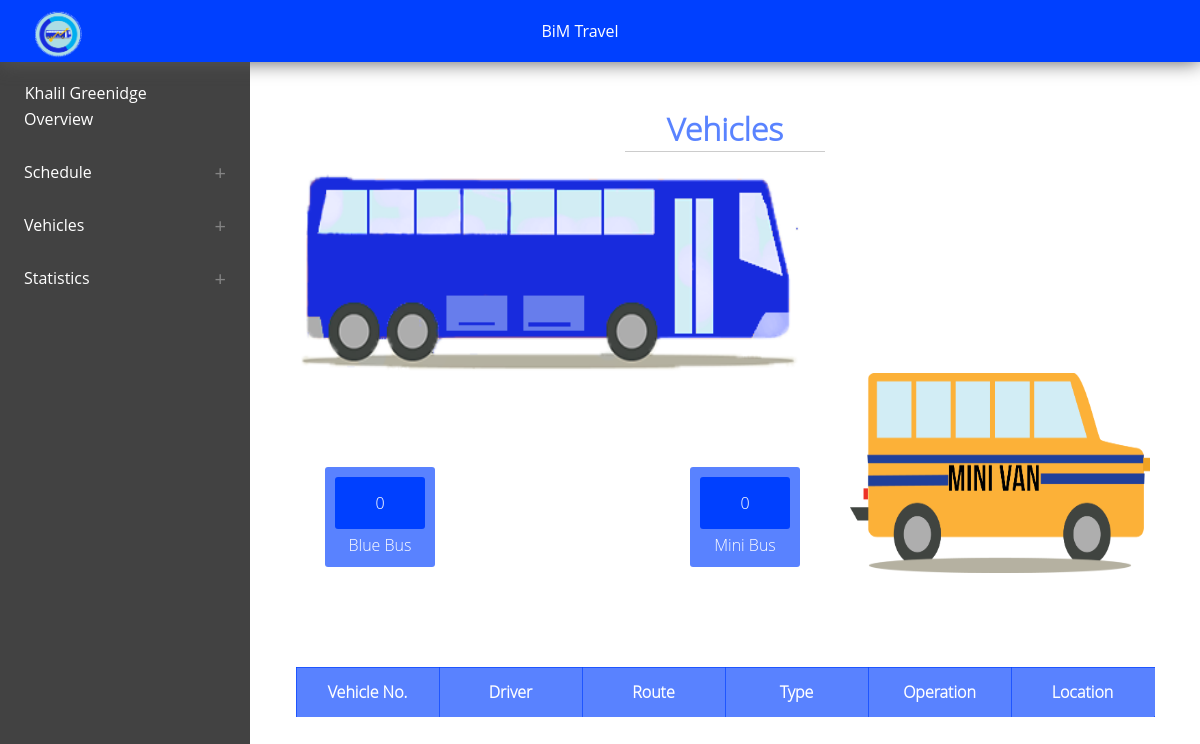
Page /vehicles.php on the earlier database version.
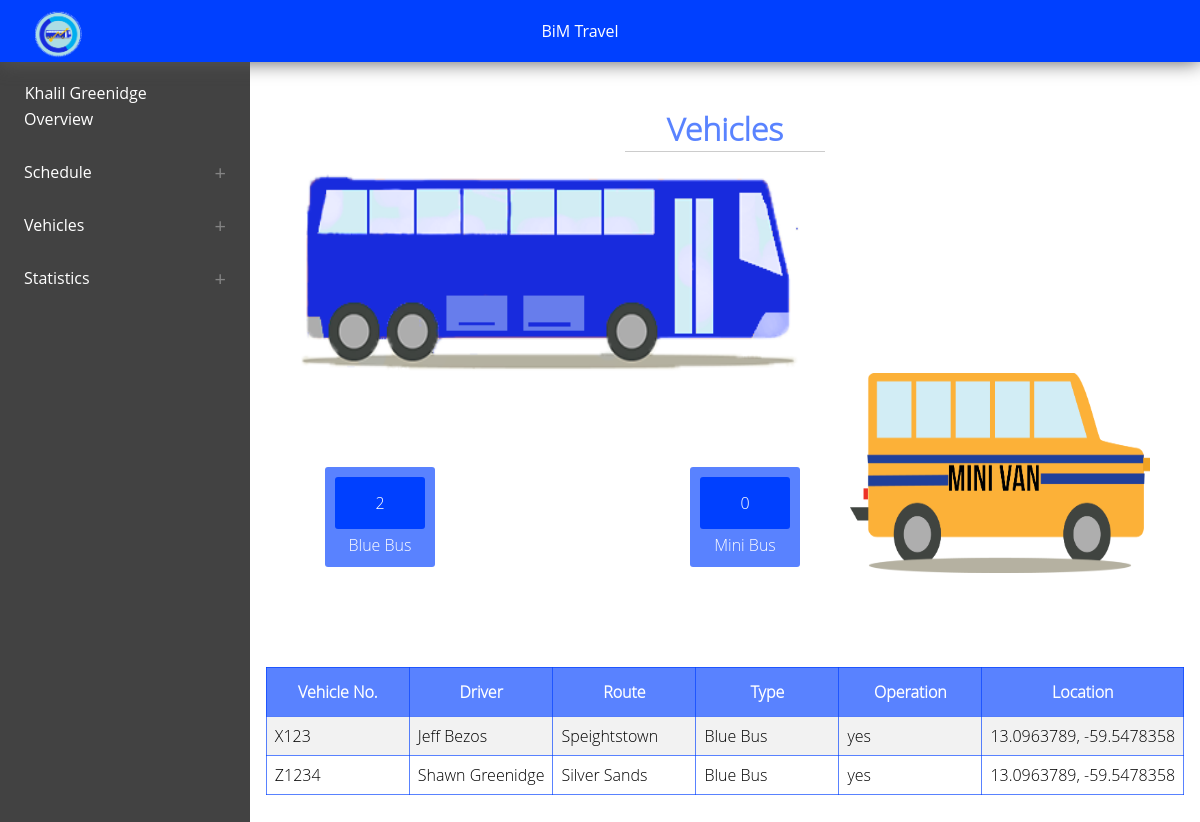
Same page on the later database version.
### tables this page shows
CREATE TABLE `vehicles` (
  `id` int(11) NOT NULL,
  `vehicle_no` text NOT NULL,
  `driver` varchar(30) NOT NULL,
  `route` varchar(30) NOT NULL,
  `type` varchar(20) NOT NULL,
  `operational` varchar(3) NOT NULL,
  `avgfuelconsumption` double NOT NULL,
  `milleage` double NOT NULL,
  `location` text DEFAULT NULL
);

### display.php (the view, shortened to what this page needs)
<?php
	$server = "localhost";
	$user = "root";
	$pwd = "";
	$db = "bimtravel";
	$con = mysqli_connect($server, $user, $pwd, $db);
	$sql = "SELECT * FROM vehicles WHERE Type='blue bus'";
	$q = mysqli_query($con, $sql);
	$type1 = mysqli_num_rows($q);
	$sql2 = "SELECT * FROM vehicles WHERE Type='mini bus'";
	$q2 = mysqli_query($con, $sql2);
	$type2 = mysqli_num_rows($q2)
?>
	<div id="display">
		<div id="imgs">
			<img src="imgs/bus.png" style="width: 500px;"/>
			<img src="imgs/minivan.png" style="float: right;" />
		</div>
		<br/><br/>
		<div id="counter-container">
			<div class="counter" style="float: left">
				<span class="inner-counter"><?php echo $type1;?></span>
				<span class="smalltext">Blue Bus</span>
			</div>
			<div class="counter" style="float: right;">
				<span class="inner-counter"><?php echo $type2;?></span>
				<span class="smalltext">Mini Bus</span>
			</div>
		</div>
	</div>
	<table>
			<tr>
				<th>Vehicle No.</th>
				<th>Driver</th>
				<th>Route</th>
				<th>Type</th>
				<th>Operation</th>
				<th>Location</th>
			</tr>
			<?php
				$sql = "SELECT * FROM vehicles";
				$q = mysqli_query($con, $sql);
				if(!$con || !$db ||!$q ){
					die('Error: '.mysqli_error($con));
					echo 'something went wrong';
				}
				else{
					while($row = mysqli_fetch_assoc($q)){
						echo '
						<tr>
							<td> '.$row["vehicle_no"].'</td>
							<td> '.$row["driver"].'</td>
							<td> '.$row["route"].'</td>
							<td> '.$row["type"].'</td>
							<td> '.$row["operational"].'</td>
							<td> '.$row["location"].'</td>
						</tr>
						';
					}
				}
			?>
		</table>

### head&nav.php (shortened to what this page needs)
<!DOCTYPE html>
<head>
	<link rel="stylesheet" type="text/css" href="style.css" >
	<link rel="stylesheet" href="https://maxcdn.bootstrapcdn.com/font-awesome/4.4.0/css/font-awesome.min.css" />
</head>
<body>
<div id="wrap">
	<div id="head">
		<ul>
			<li style="width: 9%"><img src="imgs/logo.png" width="60px" height="60px" /></li>
			<li style="width: 75%">BiM Travel</li>
			<li style="width: 14.3%;">Khalil Greenidge</li>
		</ul>
	</div>
	<div id="nav">
		<button class="accordion"><a href="index.php">Overview</a></button>
		<button class="accordion"><a>Schedule <span></span></a></button>
		<button class="accordion"><a>Vehicles <span></span></a></button>
		<button class="accordion"><a>Statistics <span></span></a></button>
	</div>

### vehicles.php
<?php include 'head&nav.php';?>
	<div class="content" id="vehicle">
		<h1>Vehicles</h1>
		<?php include 'display.php';?>
	</div>
</div>
</body>
</html>

### style.css (style rules this page uses)
body { margin: 0; }
ul { list-style-type: none; margin: 0; padding: 0; }
a { text-decoration: none; color: inherit; display: block; }
#wrap { margin: 0; width: 100%; min-height: 100%; }
#head { height: 62px; background-color: #0040FF; margin: 0; color: white; position: fixed; top: 0; z-index: 1; width: 100%; box-sizing: border-box; font-family: "open sans"; box-shadow: 0px 0px 20px #585858; }
#head ul { height: inherit; }
#head li { height: inherit; display: inline-block; line-height: 62px; text-align: center; float: left; min-width: 130px; }
#nav { width: 250px; height: 100%; position: fixed; top: 62px; margin: 0; background-color: #424242; color: white; font-weight: 800; font-size: 16px; padding: 30px 0px; box-sizing: border-box; overflow-x: hidden; }
button.accordion { color: white; cursor: pointer; height: 53px; font-family: "Open sans"; line-height: 53px; width: 100%; text-align: left; border: none; background-color: inherit; outline: none; transition: border 0.1s; -webkit-transition: border 0.1s linear; font-size: inherit; }
button.accordion a { height: inherit; width: inherit; padding: 0 18px; box-sizing: border-box; }
button.accordion span { float: right; font-size: 20px; }
button.accordion span:after { content: '+'; color: #848484; transform: rotate(0deg); -webkit-transform: rotate(0deg); transition: all 0.2s ease; }
.content { position: relative; top: 62px; margin-left: 250px; min-height: 81%; max-width: 81%; padding-top: 2%; }
.content h1 { font-family: "open sans light"; font-family: 36px; color: rgba(0, 64, 255, 0.65); width: 100%; text-align: center; }
.content h1:after { content: ' '; width: 200px; display: block; position: relative; top: 1px; margin: 0 auto; height: 1px; background-color: #ccc; }
.content #display { width: 100%; float: left; margin: 2o0px auto; clear: both; }
.content img { height: 200px; width: 300px; float: left; margin: 0 50px; }
.content table, th, td { border: 1px solid rgba(0, 64, 255, 0.65); }
.content table { border: 1px solid rgba(0, 64, 255, 0.65); border-radius: 5px; max-width: 1000px; margin: 100px auto 100px; border-collapse: collapse; }
.content table th { color: white; min-width: 140px; height: 46px; background-color: rgba(0, 64, 255, 0.65); }
.content td { padding: 8px; }
.content tr:nth-child(2n) { background-color: #f2f2f2; }
#imgs { width: 100%; height: 150px; }
#counter-container { margin: 100px auto; width: 800px; height: 100px; position: relative; }
.counter { padding: 10px; border-radius: 3px; background: rgba(0, 64, 255, 0.65); color: white; width: 90px; height: 80px; }
.inner-counter { padding: 15px; border-radius: 3px; background: #0040ff; display: block; text-align: center; }
.smalltext { padding-top: 5px; display: block; text-align: center; font-size: 16px; }

Differences in the rows shown:
added vehicles: vehicle_no "X123", driver "Jeff Bezos", route "Speightstown", type "Blue Bus", operational "yes", location "13.0963789, -59.5478358"
added vehicles: vehicle_no "Z1234", driver "Shawn Greenidge", route "Silver Sands", type "Blue Bus", operational "yes", location "13.0963789, -59.5478358"
Other differences:
$type1: "0" → "2"
